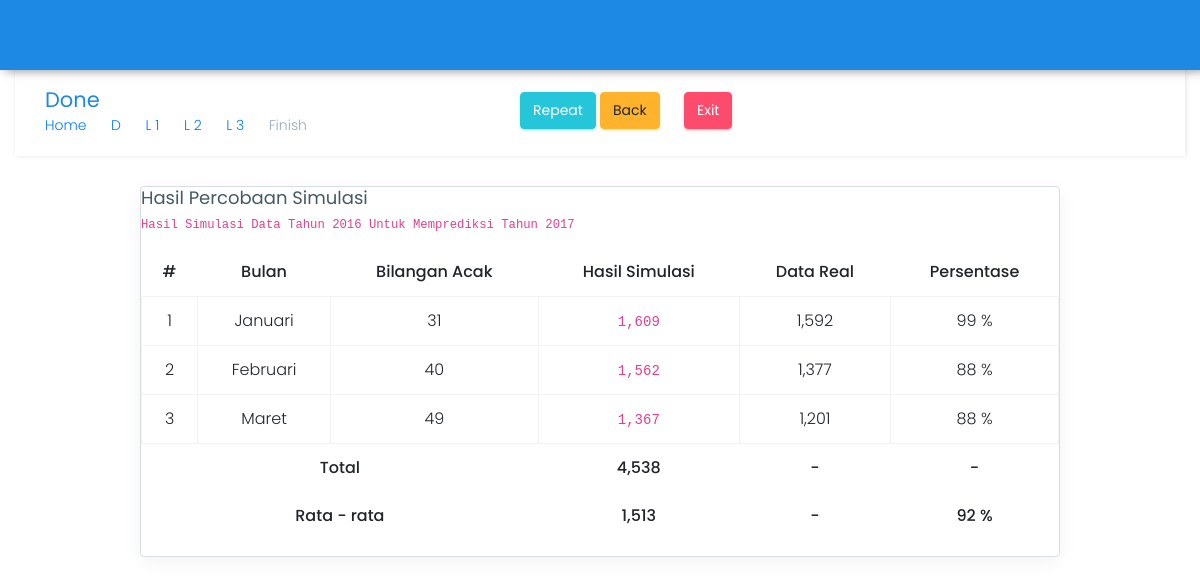
/target17/empat.php, run on the app's committed database.
### tables this page shows
CREATE TABLE `tabel_bulan` (
  `id_bulan` varchar(10) NOT NULL,
  `nama_bulan` varchar(50) NOT NULL
);

CREATE TABLE `rand_2016` (
  `nomor` int(3) NOT NULL,
  `id_bulan` varchar(10) NOT NULL,
  `bilangan_acak` int(3) NOT NULL
);

CREATE TABLE `range_2016` (
  `jumlah_pasien` int(10) NOT NULL,
  `range_awal` int(10) NOT NULL,
  `range_akhir` int(10) NOT NULL
);

CREATE TABLE `data_2017` (
  `id_bulan` varchar(10) NOT NULL,
  `jumlah_pasien` int(10) NOT NULL
);

### target17/empat.php (the view, shortened to what this page needs)
<?php
require_once "../config/koneksi.php";
?>
<!DOCTYPE html>
<html lang="en">
<head>
    <link href="../assets/plugins/bootstrap/css/bootstrap.min.css" rel="stylesheet">
    <link href="../lite/css/style.css" rel="stylesheet">
    <link href="../lite/css/colors/blue.css" id="theme" rel="stylesheet">
</head>
<body class="card-no-border">
    <header class="topbar">
        <nav class="navbar top-navbar navbar-toggleable-sm navbar-light"></nav>
    </header>
        <div class="container">
            <div class="row page-titles">
                <div class="col-md-5 col-8 align-self-center">
                    <h3 class="text-themecolor m-b-0 m-t-0">Done</h3>
                    <ol class="breadcrumb">
                        <li class="breadcrumb-item"><a href="../">Home</a></li>
                        <li class="breadcrumb-item"><a href="index.php">D</a></li>
                        <li class="breadcrumb-item"><a href="../">L 1</a></li>
                        <li class="breadcrumb-item"><a href="../">L 2</a></li>
                        <li class="breadcrumb-item"><a href="../">L 3</a></li>
                        <li class="breadcrumb-item active">Finish</li>
                    </ol>
                </div>
                <div class="col-md-7 col-4 align-self-center">
                    <a href="angkaacak.php" class="btn waves-effect waves-light btn-success pull-right hidden-sm-down" data-toggle="tooltip" data-placement="top" title="Klik Untuk Melakukan Simulasi Ulang"> Repeat</a>
                    <a href="tiga.php" class="btn waves-effect waves-light btn-warning pull-right hidden-sm-down" style="margin-right: 20px;" data-toggle="tooltip" data-placement="top" title="Klik Untuk Kembali ke Halaman Sebelumnya"> Back</a>
                    <a href="../" class="btn waves-effect waves-light btn-danger pull-right hidden-sm-down" style="margin-right: 20px;" data-toggle="tooltip" data-placement="top" title="Klik Untuk Keluar"> Exit</a>
                </div>
            </div>
            <div class="row">
                <div class="col-lg-10 offset-1 col-md-12">
                    <div class="card">
                        <div class="card-block">
                            <h4 class="card-title">Hasil Percobaan Simulasi</h4>
                            <h6 class="card-subtitle"><code>Hasil Simulasi Data Tahun 2016 Untuk Memprediksi Tahun 2017</code></h6>
                            <div class="table-responsive">
                                <table class="table table-hover table-bordered">
                                    <thead>
                                        <tr>
                                            <th class="text-center">#</th>
                                            <th class="text-center">Bulan</th>
                                            <th class="text-center">Bilangan Acak</th>
                                            <th class="text-center">Hasil Simulasi</th>
                                            <th class="text-center">Data Real</th>
                                            <th class="text-center">Persentase</th>
                                        </tr>
                                    </thead>
                                    <tbody>
                                    <?php
                                    $no = 1;
                                    $queryrand  = mysqli_query($con, "SELECT tb.nama_bulan, r.bilangan_acak, d.jumlah_pasien FROM tabel_bulan tb, rand_2016 r, data_2017 d WHERE tb.id_bulan = r.id_bulan AND tb.id_bulan = d.id_bulan LIMIT 3") or die(mysqli_error($con));
                                    $queryrange = mysqli_query($con, "SELECT * FROM range_2016") or die(mysqli_error($con));
                                    foreach ($queryrand as $arrayrand) : ?>
                                    <tr>
                                      <td class="text-center"><?= $no++ ?></td>
                                      <td class="text-center"><?= $arrayrand['nama_bulan'] ?></td>
                                      <td class="text-center"><?= $arrayrand['bilangan_acak'] ?></td>
                                      <?php
                                      foreach ($queryrange as $arrayrange) {
                                        $random = $arrayrand['bilangan_acak'];
                                        $rangeawal = $arrayrange['range_awal'];
                                        $rangeakhir = $arrayrange['range_akhir'];
                                        if ( $random >= $rangeawal && $random <= $rangeakhir ) {
                                          $jumlahpasien = $arrayrange['jumlah_pasien'];
                                        }
                                      }
                                      ?>
                                      <td class="text-center"><code><?= @$s = number_format($jumlahpasien) ?></code></td>
                                      <td class="text-center"><?= @$r = number_format($arrayrand['jumlah_pasien']) ?></td>
                                      <?php
                                        if ( $jumlahpasien > $arrayrand['jumlah_pasien'] ) {
                                            $p = $arrayrand['jumlah_pasien'] * 100 / $jumlahpasien;
                                        } else {
                                            $p = $jumlahpasien * 100 / $arrayrand['jumlah_pasien'];
                                        }
                                      ?>
                                      <td class="text-center"><?= round($p) ?> %</td>
                                    </tr>
                                    <?php @$pnew += $p ?>
                                    <?php @$totalpasien += $jumlahpasien ?>
                                    <?php endforeach; ?>
                                    </tbody>
                                    <tfoot>
                                        <tr>
                                            <th class="text-center" colspan="3">Total</th>
                                            <th class="text-center"><?= number_format($totalpasien) ?></th>
                                            <th class="text-center"> - </th>
                                            <th class="text-center"> - </th>
                                        </tr>
                                        <tr>
                                            <th class="text-center" colspan="3">Rata - rata</th>
                                            <th class="text-center"><?= number_format($totalpasien / ($no - 1)) ?></th>
                                            <th class="text-center"> - </th>
                                            <th class="text-center"><?= round($pnew / ($no - 1), 0) ?> % </th>
                                        </tr>
                                    </tfoot>
                                </table>
                            </div>
                        </div>
                    </div>
                </div>
            </div>
        </div>
</body>
</html>

### lite/css/colors/blue.css (style rules this page uses)
.topbar { background: #1e88e5; }
.text-themecolor { color: #1e88e5 !important; }

### target17/empat.php (style rules this page uses)
body { background: url(../assets/images/full-bloom.png); }

### data on the page
tabel_bulan: nama_bulan "Januari", rand_2016.bilangan_acak "31", range_2016.jumlah_pasien "1,609", data_2017.jumlah_pasien "1,592", data_2017.jumlah_pasien "99"
tabel_bulan: nama_bulan "Februari", rand_2016.bilangan_acak "40", data_2017.jumlah_pasien "1,377", data_2017.jumlah_pasien "88"
range_2016: jumlah_pasien "1,562"
tabel_bulan: nama_bulan "Maret", rand_2016.bilangan_acak "49", data_2017.jumlah_pasien "1,201", data_2017.jumlah_pasien "88"
range_2016: jumlah_pasien "1,367"

### other printed values
$totalpasien "4,538"
$totalpasien / ($no - 1) "1,513"
$pnew / ($no - 1) "92"
